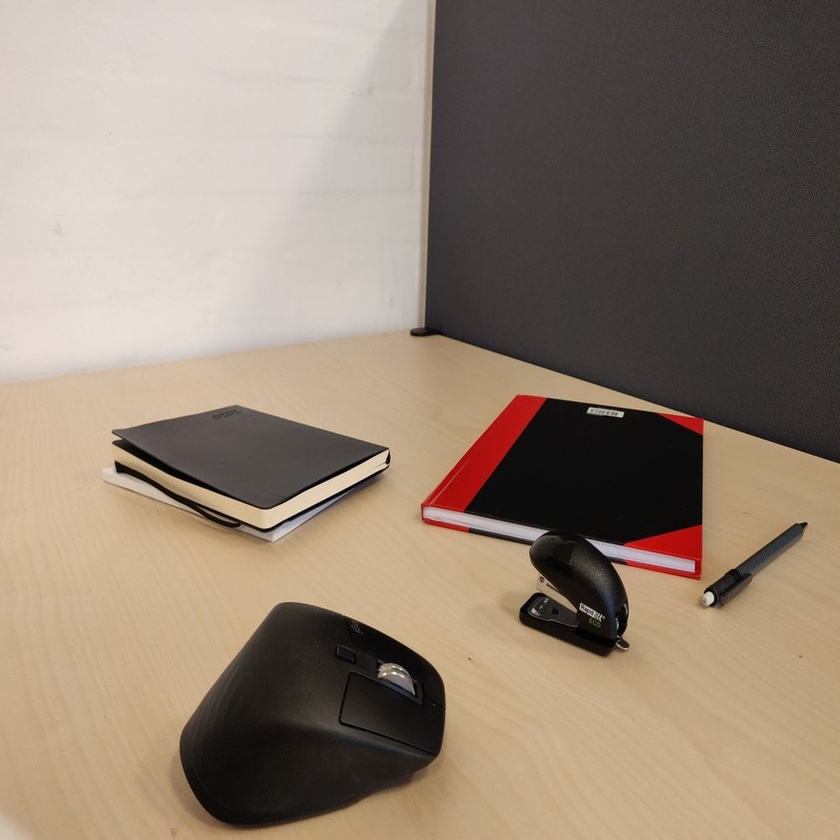
#> input picture Exercises week 2/OF1.jpg, 840 x 840 px, shrunk from 1000 x 1000 before the run
$ jupyter execute 'Exercise 4 - Optical Flow.ipynb'
#> lines starting #> are read from the running program, lines starting #| are printed output that depends on the picture; after the words box and inside, x2 and y2 are one past the last pixel; in counts of white or black regions, pixels touching at a corner belong together
# Optical Flow
## Sparse Optical Flow

As always start by importing the relevant packages.

[cell 1]
import cv2
import numpy as np
from matplotlib import pyplot as plt

Load the images "OF1.jpg" and "OF2.jpg" and change them to grayscale.

[cell 2]
img1 = cv2.imread('OF1.jpg')
#> img1 is the input picture: shape (840, 840, 3); mean B, G, R 114.7, 130.1, 146.2
img2 = cv2.imread('OF2.jpg')
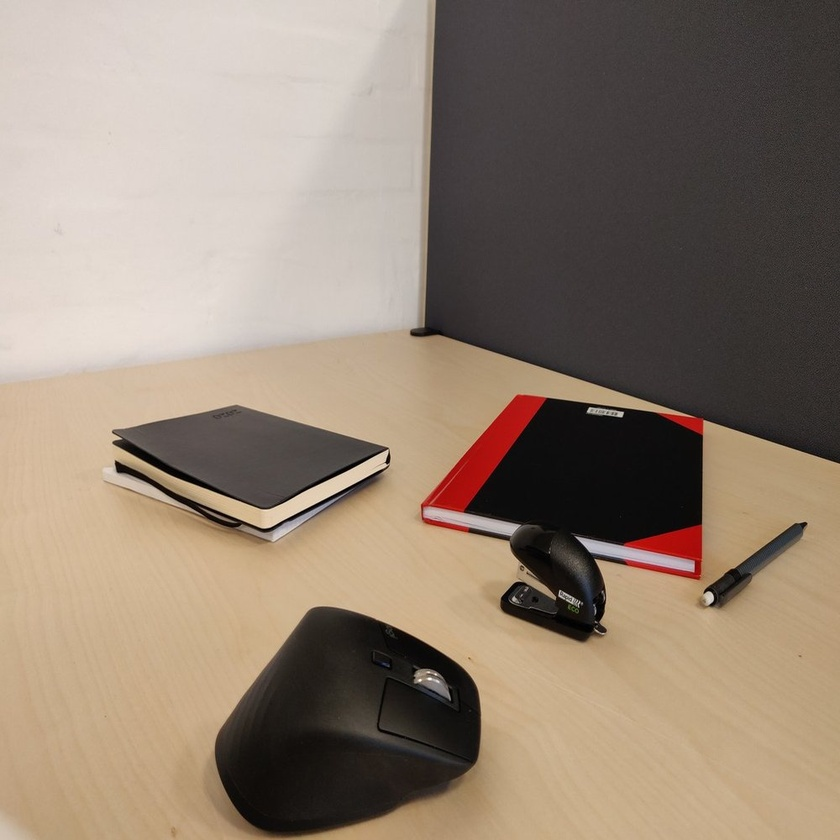
#> input picture Exercises week 2/OF2.jpg, 840 x 840 px, shrunk from 1000 x 1000 before the run
#> img2 is the input picture: shape (840, 840, 3); mean B, G, R 114.9, 130.4, 146.4

b,g,r = cv2.split(img1) # Changing the order from bgr to rgb so that matplotlib can show it
img1 = cv2.merge([r,g,b])
b,g,r = cv2.split(img2) # Changing the order from bgr to rgb so that matplotlib can show it
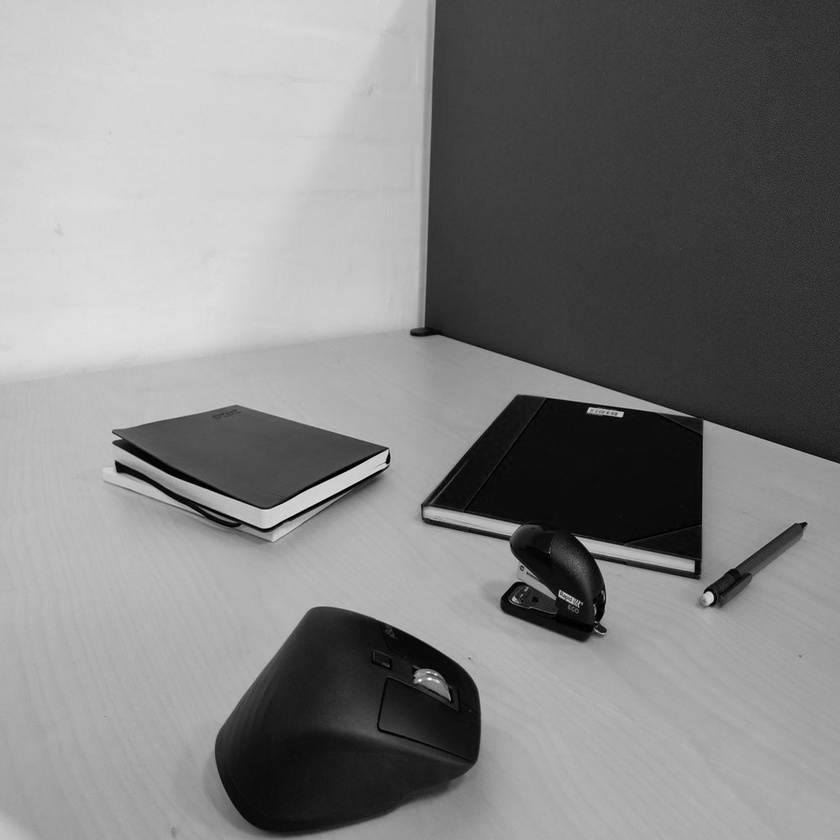
#> g: shape (840, 840); min 0, max 254, mean 130.4
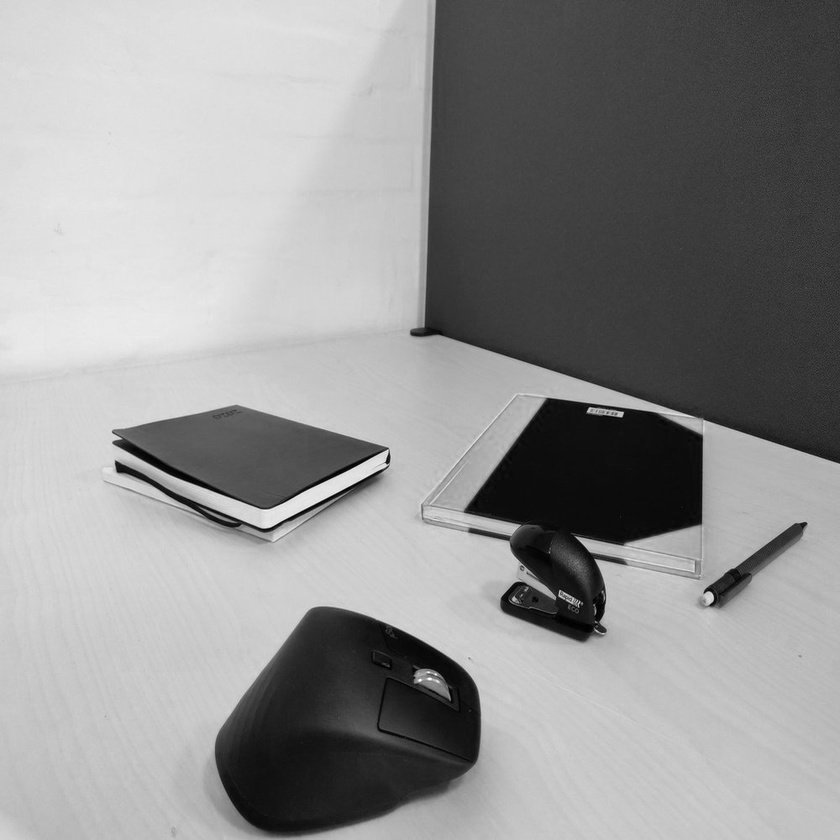
#> r: shape (840, 840); min 0, max 255, mean 146.4
img2 = cv2.merge([r,g,b])

gray1 = cv2.cvtColor(img1, cv2.COLOR_RGB2GRAY)
gray2 = cv2.cvtColor(img2, cv2.COLOR_RGB2GRAY)

plt.figure(figsize = (18,18))
plt.subplot(1,2,1)
plt.imshow(gray1, cmap = 'gray')
plt.subplot(1,2,2)
plt.imshow(gray2, cmap = 'gray')

They look pretty much the same. We can now use optical flow to find out how the objects in the picutures have moved. We do this by first using [cv2.goodFeaturesToTrack](https://docs.opencv.org/3.4/dd/d1a/group__imgproc__feature.html#ga1d6bb77486c8f92d79c8793ad995d541) to find features in the first image. You can play around with the parameters to see the difference.

[cell 3]
feat1 = cv2.goodFeaturesToTrack(gray1, maxCorners=100, qualityLevel=0.3, minDistance=7)
#> feat1 = 23 rows, first 8: [386, 462], [623, 412], [581, 603], [115, 461], [533, 608], [587, 412], [806, 523], [602, 616]

Next we use the function [cv2.calcOpticalFlowPyrLK](https://docs.opencv.org/3.4/dc/d6b/group__video__track.html#ga473e4b886d0bcc6b65831eb88ed93323) to track the features in the next image.

[cell 4]
feat2, status, error = cv2.calcOpticalFlowPyrLK(gray1, gray2, feat1, None)
#> feat2 = 23 rows, first 8: [386, 461.9], [622.8, 411.9], [560, 589.9], [115.2, 460.9], [513.8, 596.5], [586.9, 411.9], [805.7, 522.9], [580.4, 602.4]; status = 23 values from 1 to 1; error = 23 values, max 15.52 at index 16, min 2.23 at index 22, mean 5.7

We now have the location of the features from the first image in the second image. To find the movement we can draw a line between the keypoints.

[cell 5]
for i in range(len(feat1)):
    f10=int(feat1[i][0][0])
    f11=int(feat1[i][0][1])
    f20=int(feat2[i][0][0])
    f21=int(feat2[i][0][1])
    cv2.line(img2, (f10,f11), (f20, f21), (0, 255, 0), 2)
    cv2.circle(img2, (f10, f11), 5, (0, 255, 0), -1)
#> this loop made 23 passes
#> (f10, f11, f20, f21) on passes 1 to 12: (386, 462, 386, 461), (623, 412, 622, 411), (581, 603, 559, 589), (115, 461, 115, 460), (533, 608, 513, 596), (587, 412, 586, 411), (806, 523, 805, 522), (602, 616, 580, 602), (612, 563, 594, 559), (388, 449, 387, 448), (693, 571, 692, 570), (113, 442, 113, 441)
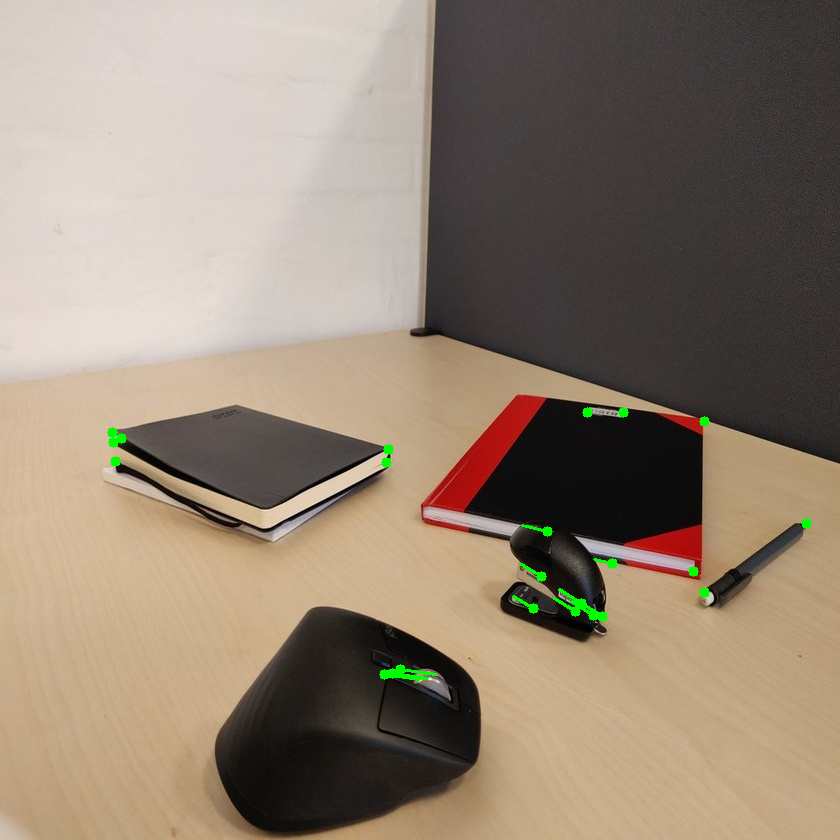
#> img2: shape (840, 840, 3); mean R, G, B 146.1, 131, 114.7

plt.figure(figsize=(15,15))
plt.imshow(img2)

# Exercise 4a
Change the code such that only the keypoints that have moved will be showed in the image.

[cell 6]
feat3 = feat2 - feat1
#> feat3 = 23 rows, first 8: [0.000183, -0.118], [-0.232, -0.0796], [-21.04, -13.08], [0.185, -0.147], [-19.18, -11.53], [-0.144, -0.0758], [-0.289, -0.144], [-21.62, -13.64]
abs_feat3 = np.absolute(feat3)
#> abs_feat3 = 23 rows, first 8: [0.000183, 0.118], [0.232, 0.0796], [21.04, 13.08], [0.185, 0.147], [19.18, 11.53], [0.144, 0.0758], [0.289, 0.144], [21.62, 13.64]

mask = np.ma.masked_less(abs_feat3, 5)

print(mask)
#> (printed output is left out)

[cell 7]
for i in range(len(feat1)):
    f10=int(feat3[i][0][0])
    f11=int(feat3[i][0][1])
    cv2.circle(img2, (f10, f11), 5, (0, 255, 0), -1)
#> this loop made 23 passes
#> (f10, f11) on passes 1 to 12: (0, 0), (0, 0), (-21, -13), (0, 0), (-19, -11), (0, 0), (0, 0), (-21, -13), (-17, -3), (0, 0), (0, 0), (0, 0)
#> img2: shape (840, 840, 3); 0.02% of pixels changed, all inside (x1, y1, x2, y2) = (0, 0, 41, 11)

plt.figure(figsize=(15,15))
plt.imshow(img2)

## Dense Optical Flow
The sparse optical flow finds the flow of the detected keypoints. We will now try to use dense optical flow which, finds the flow of all the points in the picture.
For this example we use the same two images, so we don't have to load them again. To find the optical flow we use the function [cv2.calcOpticalFlowFarneback](https://docs.opencv.org/3.4/dc/d6b/group__video__track.html#ga5d10ebbd59fe09c5f650289ec0ece5af). Check out the description to see what all the different parameters does, and try to change them to see the difference.

[cell 8]
flow = cv2.calcOpticalFlowFarneback(gray1, gray2, None, 0.5, 3, 15, 3, 5, 1.5, 0)

The function returns an array containing the flow vector for every pixel. This can be changed to a magnitude and an angle using the function cv2.cartToPolar.

# Exercise 4b
Find a way to represent the flow in the image. For example by drawing vectors the relevant places or by making a new image with colors representing the flow of every pixel. An example of retrieving the magnitude and angle is shown below, which you can use if you like.

[cell 9]
mag, ang = cv2.cartToPolar(flow[:,:,0], flow[:,:,1]) # Retrieving the magnitude and angle of every pixel
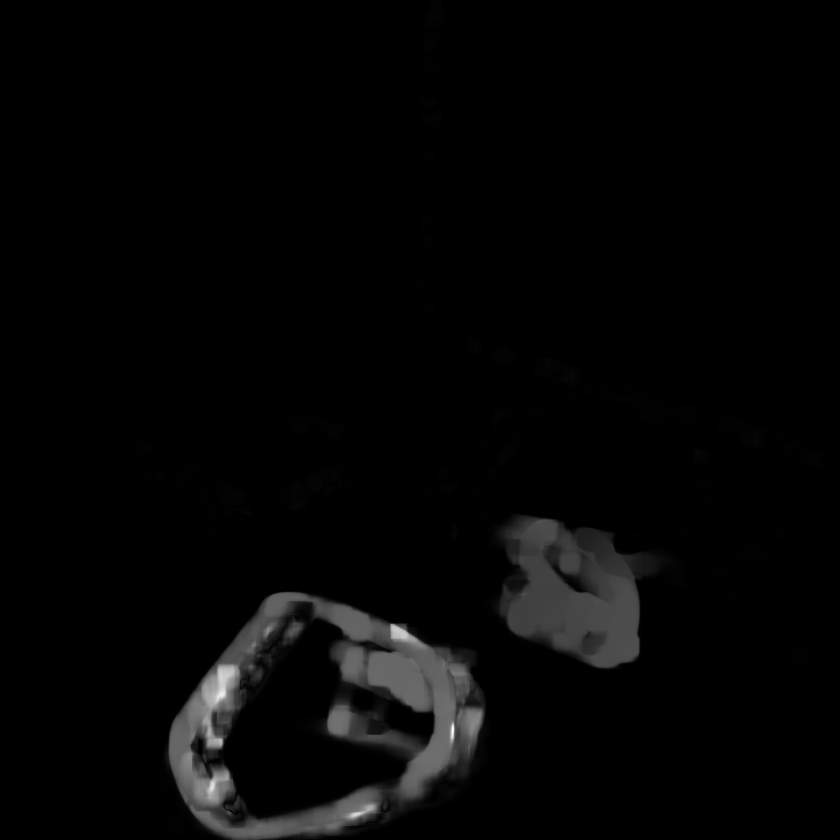
#> mag: shape (840, 840) float32; min 1.25e-07, max 87.98, mean 2; drawn with min black and max white
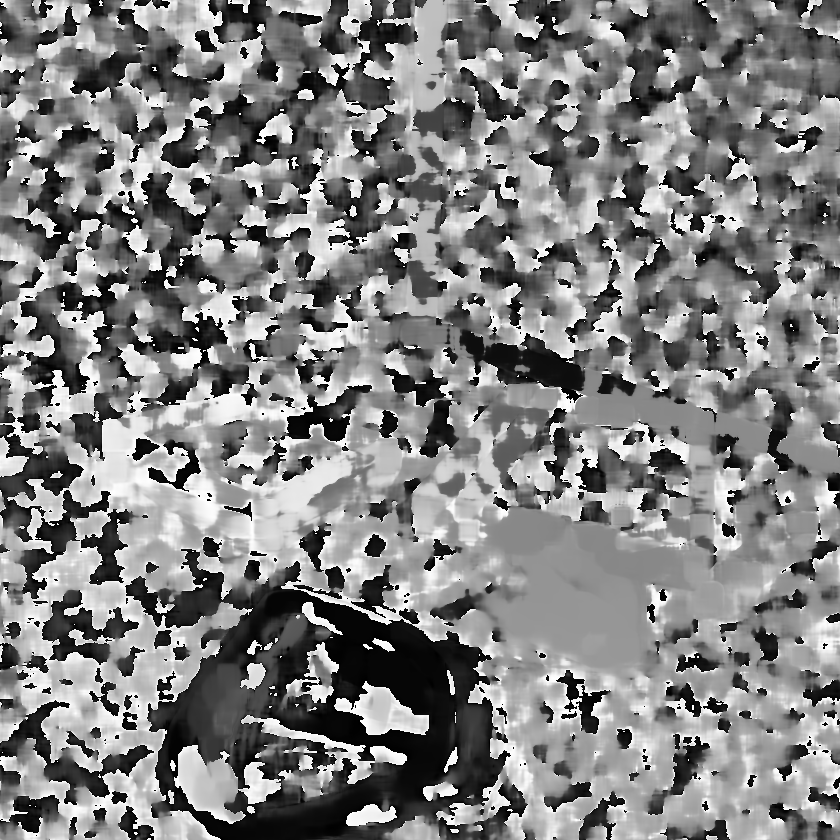
#> ang: shape (840, 840) float32; min 6.3e-06, max 6.28, mean 3.18; drawn with min black and max white

### Fill in some code to represent the flow here ###
